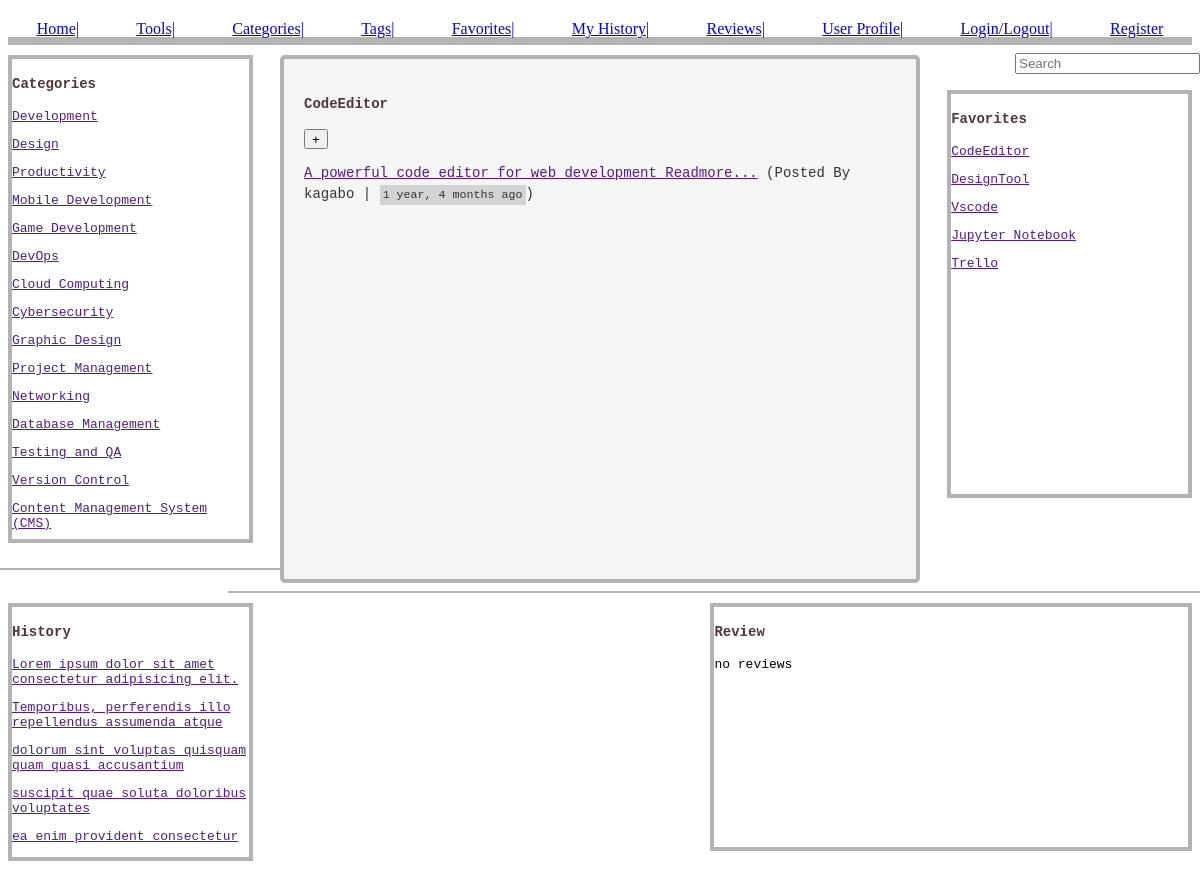
/tool-detail/1 (signed in), run on the app's committed database.
### webtool/models.py (models this page shows, shortened)
class Category(models.Model):
    name = models.CharField(max_length=120, unique=True)

class Tool(models.Model):
    name = models.CharField(max_length=128)
    description = models.TextField()
    category = models.ForeignKey("Category", on_delete=models.SET_NULL, null=True)
    tag = models.ForeignKey("Tag", on_delete=models.SET_NULL, null=True)
    download_link = models.URLField(max_length=200, default='https://www.example.com')
    image = models.ImageField(upload_to='images/', null=True, blank=True)
    license = models.CharField(max_length=100)
    owner = models.ForeignKey(User, on_delete=models.SET_NULL, null=True)
    def __str__(self):
        return self.name

class Favorite(models.Model):
    user =  models.ForeignKey(User, on_delete=models.CASCADE)
    tool =  models.ForeignKey(Tool, on_delete=models.CASCADE)

### webtool/views.py (the view)
# urls.py: path('tool-detail/<int:pk>', tool_details, name='tool_detail'),
def tool_details(request, pk):
    tool = get_object_or_404(Tool, id=pk)
    user = request.user
    favorites = Favorite.objects.filter(user=user)
    categories = Category.objects.all()
    reviews = Review.objects.filter(user=user, tool=tool)
    ctx = {'tool': tool, "favorites":favorites, "categories":categories, "reviews":reviews}
    return render(request, 'webtool/toolDetail.html', ctx)

### webtool/templates/webtool/toolDetail.html (shortened to what this page needs)
{% extends 'webtool/base.html' %}
{% block content %}
{% include 'webtool/nav.html' %}
{% if tool %}
<div class="search">
    <input type="search" name="" id="" placeholder="Search">
</div>
<div class="divnin">
    <div class="div-category" style="overflow-y: scroll;">
        <h3>Categories</h3>
        {%if categories %}
        {%for category in categories %}
        <p> <a href="">{{category.name}}</a> </p>
        {%endfor%}
        {%endif%}
    </div>
    <div class="div-tool" style="overflow-y: scroll;">
        <h3>{{tool}}</h3>
        <button title="Add To Favolite" style="height: 20px;">+</button>
        <p><a href="">{{tool.description}} Readmore...</a>
            <span>(Posted By {%if tool.owner%}{{tool.owner}} {%else%} N/A{%endif%} |
                <small>1 year, 4 months ago</small>)</span>
        </p>
    </div>
    <div class="div-favolite" style="overflow-y: scroll;">
        <h3>Favorites</h3>
        {%if favorites %}
        {% for favorite in favorites %}
        <p> <a href="">{{favorite.tool}}</a> </p>
        {%endfor%}
        {%else%}
        <p>no favorites </p>
        {% endif %}
    </div>
</div>
<div>
    <hr style="width: 278px; position: absolute; left: 0; top: 35em; border: 1px solid rgb(179, 179, 179);">
</div>
<div>
    <hr style="width: 970px; position: absolute; right: 0; top:auto; border: 1px solid rgb(179, 179, 179);">
</div>
<div class="container2">
    <div class="div-history">
        <h3>History</h3>
        <p> <a href="">Lorem ipsum dolor sit amet consectetur adipisicing elit.</a> </p>
        <p> <a href="">Temporibus, perferendis illo repellendus assumenda atque</a> </p>
        <p> <a href="">dolorum sint voluptas quisquam quam quasi accusantium</a> </p>
        <p><a href="">suscipit quae soluta doloribus voluptates</a> </p>
        <p> <a href="">ea enim provident consectetur</a> </p>
    </div>
    <div class="div-review" style="overflow: scroll;">
        <h3>Review </h3>
        {%if reviews %}
        {%for review in reviews%}
        <p> <a href=""><span class="reviewer-name">{{review.user}}</span> reviewed your tool <span
                    class="tool-name">{{review.tool}}</span> and gave it a <span class="rating">{{review.rating}}-star
                    rating</span></a></p>
        {%endfor%}
        {%else%}
        <p>no reviews</p>
        {%endif%}
    </div>
</div>
{% else %}
<p>No tools </p>
{%endif%}
{% endblock content %}

### webtool/templates/webtool/base.html (style rules this page uses)
.divnin { width: 100%; height: auto; margin-top: 10px; display: flex; justify-content: space-between; }
.div-category { width: 20%; height: 30em; border: 4px solid rgb(179, 179, 179); }
.div-tool { width: 50%; height: 30em; border: 4px solid rgb(179, 179, 179); background-color: #f5f5f5; padding: 20px; border-radius: 5px; }
.div-tool p { font-size: 14px; line-height: 1.5; color: #333; }
.div-favolite { width: 20%; height: 25em; border: 4px solid rgb(179, 179, 179); margin-top: 35px; position: relative; top: auto; }
.search { position: absolute; right: 0; z-index: 1; }
.div-history { width: 20%; height: auto; border: 4px solid rgb(179, 179, 179); }
.div-review { width: 40%; height: 15em; border: 4px solid rgb(179, 179, 179); }
.container2 { margin-top: 20px; display: flex; justify-content: space-between; }
h3 { color: rgb(83, 54, 54); font-family: monospace; font-size: 14px; line-height: 22px; }
p { font-family: monospace; }
small { background-color: lightgray; padding: 3px; }

### data on the page
Category: name "Development"
Category: name "Design"
Category: name "Productivity"
Category: name "Mobile Development"
Category: name "Game Development"
Category: name "DevOps"
Category: name "Cloud Computing"
Category: name "Cybersecurity"
Category: name "Graphic Design"
Category: name "Project Management"
Category: name "Networking"
Category: name "Database Management"
Category: name "Testing and QA"
Category: name "Version Control"
Category: name "Content Management System (CMS)"
Tool: name "CodeEditor", description "A powerful code editor for web development", owner "kagabo"
Favorite: tool "CodeEditor"
Favorite: tool "DesignTool"
Favorite: tool "Vscode"
Favorite: tool "Jupyter Notebook"
Favorite: tool "Trello"
